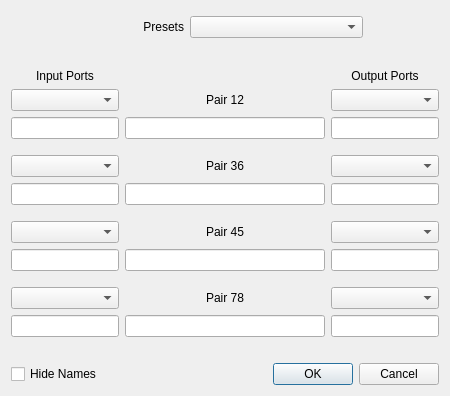
<?xml version="1.0" encoding="UTF-8"?>
<ui version="4.0">
 <class>form</class>
 <widget class="QWidget" name="form">
  <property name="geometry">
   <rect>
    <x>0</x>
    <y>0</y>
    <width>400</width>
    <height>400</height>
   </rect>
  </property>
  <property name="sizePolicy">
   <sizepolicy hsizetype="Fixed" vsizetype="Fixed">
    <horstretch>0</horstretch>
    <verstretch>0</verstretch>
   </sizepolicy>
  </property>
  <property name="minimumSize">
   <size>
    <width>400</width>
    <height>400</height>
   </size>
  </property>
  <property name="maximumSize">
   <size>
    <width>400</width>
    <height>400</height>
   </size>
  </property>
  <property name="baseSize">
   <size>
    <width>400</width>
    <height>400</height>
   </size>
  </property>
  <property name="windowTitle">
   <string>Form</string>
  </property>
  <layout class="QVBoxLayout" name="verticalLayout">
   <property name="sizeConstraint">
    <enum>QLayout::SetFixedSize</enum>
   </property>
   <item>
    <layout class="QHBoxLayout" name="presetHorizontalLayout">
     <item>
      <widget class="QLabel" name="presetsLabel">
       <property name="text">
        <string>Presets</string>
       </property>
       <property name="alignment">
        <set>Qt::AlignRight|Qt::AlignTrailing|Qt::AlignVCenter</set>
       </property>
      </widget>
     </item>
     <item>
      <widget class="QComboBox" name="presetComboBox"/>
     </item>
     <item>
      <widget class="QPushButton" name="presetAddPushButton">
       <property name="sizePolicy">
        <sizepolicy hsizetype="Fixed" vsizetype="Fixed">
         <horstretch>0</horstretch>
         <verstretch>0</verstretch>
        </sizepolicy>
       </property>
       <property name="minimumSize">
        <size>
         <width>32</width>
         <height>32</height>
        </size>
       </property>
       <property name="maximumSize">
        <size>
         <width>32</width>
         <height>32</height>
        </size>
       </property>
       <property name="text">
        <string/>
       </property>
       <property name="icon">
        <iconset resource="../ressources/icons.qrc">
         <normaloff>:/icons/plus-circle.svg</normaloff>:/icons/plus-circle.svg</iconset>
       </property>
       <property name="flat">
        <bool>true</bool>
       </property>
      </widget>
     </item>
     <item>
      <widget class="QPushButton" name="presetRemovePushButton">
       <property name="sizePolicy">
        <sizepolicy hsizetype="Fixed" vsizetype="Fixed">
         <horstretch>0</horstretch>
         <verstretch>0</verstretch>
        </sizepolicy>
       </property>
       <property name="minimumSize">
        <size>
         <width>32</width>
         <height>32</height>
        </size>
       </property>
       <property name="maximumSize">
        <size>
         <width>32</width>
         <height>32</height>
        </size>
       </property>
       <property name="baseSize">
        <size>
         <width>0</width>
         <height>0</height>
        </size>
       </property>
       <property name="text">
        <string/>
       </property>
       <property name="icon">
        <iconset resource="../ressources/icons.qrc">
         <normaloff>:/icons/minus-circle.svg</normaloff>:/icons/minus-circle.svg</iconset>
       </property>
       <property name="flat">
        <bool>true</bool>
       </property>
      </widget>
     </item>
    </layout>
   </item>
   <item>
    <spacer name="verticalSpacer5">
     <property name="orientation">
      <enum>Qt::Vertical</enum>
     </property>
     <property name="sizeType">
      <enum>QSizePolicy::Fixed</enum>
     </property>
     <property name="sizeHint" stdset="0">
      <size>
       <width>20</width>
       <height>20</height>
      </size>
     </property>
    </spacer>
   </item>
   <item>
    <layout class="QGridLayout" name="gridLayout" columnminimumwidth="0,200,0">
     <item row="3" column="1">
      <layout class="QVBoxLayout" name="pair36VerticalLayout">
       <item>
        <widget class="QLabel" name="pair36Label">
         <property name="text">
          <string>Pair 36</string>
         </property>
         <property name="alignment">
          <set>Qt::AlignCenter</set>
         </property>
        </widget>
       </item>
       <item>
        <widget class="QLineEdit" name="pair36NameEdit">
         <property name="alignment">
          <set>Qt::AlignCenter</set>
         </property>
        </widget>
       </item>
      </layout>
     </item>
     <item row="0" column="0">
      <widget class="QLabel" name="inputPortsLabel">
       <property name="text">
        <string>Input Ports</string>
       </property>
       <property name="alignment">
        <set>Qt::AlignCenter</set>
       </property>
      </widget>
     </item>
     <item row="0" column="2">
      <widget class="QLabel" name="outputPortsLabel">
       <property name="text">
        <string>Output Ports</string>
       </property>
       <property name="alignment">
        <set>Qt::AlignCenter</set>
       </property>
      </widget>
     </item>
     <item row="1" column="1">
      <layout class="QVBoxLayout" name="pair12VerticalLayout">
       <item>
        <widget class="QLabel" name="pair12Label">
         <property name="text">
          <string>Pair 12</string>
         </property>
         <property name="alignment">
          <set>Qt::AlignCenter</set>
         </property>
        </widget>
       </item>
       <item>
        <widget class="QLineEdit" name="pair12NameEdit">
         <property name="alignment">
          <set>Qt::AlignCenter</set>
         </property>
        </widget>
       </item>
      </layout>
     </item>
     <item row="7" column="1">
      <layout class="QVBoxLayout" name="pair78VerticalLayout">
       <item>
        <widget class="QLabel" name="pair78Label">
         <property name="text">
          <string>Pair 78</string>
         </property>
         <property name="alignment">
          <set>Qt::AlignCenter</set>
         </property>
        </widget>
       </item>
       <item>
        <widget class="QLineEdit" name="pair78NameEdit">
         <property name="alignment">
          <set>Qt::AlignCenter</set>
         </property>
        </widget>
       </item>
      </layout>
     </item>
     <item row="5" column="1">
      <layout class="QVBoxLayout" name="pair45VerticalLayout">
       <item>
        <widget class="QLabel" name="pair45Label">
         <property name="text">
          <string>Pair 45</string>
         </property>
         <property name="alignment">
          <set>Qt::AlignCenter</set>
         </property>
        </widget>
       </item>
       <item>
        <widget class="QLineEdit" name="pair45NameEdit">
         <property name="alignment">
          <set>Qt::AlignCenter</set>
         </property>
        </widget>
       </item>
      </layout>
     </item>
     <item row="1" column="0">
      <layout class="QVBoxLayout" name="inputPort1VerticalLayout">
       <item>
        <widget class="QComboBox" name="inputPort1ComboBox">
         <property name="sizePolicy">
          <sizepolicy hsizetype="Expanding" vsizetype="Fixed">
           <horstretch>0</horstretch>
           <verstretch>0</verstretch>
          </sizepolicy>
         </property>
        </widget>
       </item>
       <item>
        <widget class="QLineEdit" name="inputPort1LineEdit">
         <property name="alignment">
          <set>Qt::AlignCenter</set>
         </property>
        </widget>
       </item>
      </layout>
     </item>
     <item row="3" column="0">
      <layout class="QVBoxLayout" name="inputPort2VerticalLayout">
       <item>
        <widget class="QComboBox" name="inputPort2ComboBox">
         <property name="sizePolicy">
          <sizepolicy hsizetype="Expanding" vsizetype="Fixed">
           <horstretch>0</horstretch>
           <verstretch>0</verstretch>
          </sizepolicy>
         </property>
        </widget>
       </item>
       <item>
        <widget class="QLineEdit" name="inputPort2LineEdit">
         <property name="alignment">
          <set>Qt::AlignCenter</set>
         </property>
        </widget>
       </item>
      </layout>
     </item>
     <item row="5" column="0">
      <layout class="QVBoxLayout" name="inputPort3VerticalLayout">
       <item>
        <widget class="QComboBox" name="inputPort3ComboBox">
         <property name="sizePolicy">
          <sizepolicy hsizetype="Expanding" vsizetype="Fixed">
           <horstretch>0</horstretch>
           <verstretch>0</verstretch>
          </sizepolicy>
         </property>
        </widget>
       </item>
       <item>
        <widget class="QLineEdit" name="inputPort3LineEdit">
         <property name="alignment">
          <set>Qt::AlignCenter</set>
         </property>
        </widget>
       </item>
      </layout>
     </item>
     <item row="7" column="0">
      <layout class="QVBoxLayout" name="inputPort4VerticalLayout">
       <item>
        <widget class="QComboBox" name="inputPort4ComboBox">
         <property name="sizePolicy">
          <sizepolicy hsizetype="Expanding" vsizetype="Fixed">
           <horstretch>0</horstretch>
           <verstretch>0</verstretch>
          </sizepolicy>
         </property>
        </widget>
       </item>
       <item>
        <widget class="QLineEdit" name="inputPort4LineEdit">
         <property name="alignment">
          <set>Qt::AlignCenter</set>
         </property>
        </widget>
       </item>
      </layout>
     </item>
     <item row="1" column="2">
      <layout class="QVBoxLayout" name="outputPort1VerticalLayout">
       <item>
        <widget class="QComboBox" name="outputPort1ComboBox">
         <property name="sizePolicy">
          <sizepolicy hsizetype="Expanding" vsizetype="Fixed">
           <horstretch>0</horstretch>
           <verstretch>0</verstretch>
          </sizepolicy>
         </property>
        </widget>
       </item>
       <item>
        <widget class="QLineEdit" name="outputPort1LineEdit">
         <property name="alignment">
          <set>Qt::AlignCenter</set>
         </property>
        </widget>
       </item>
      </layout>
     </item>
     <item row="3" column="2">
      <layout class="QVBoxLayout" name="outputPort2VerticalLayout">
       <item>
        <widget class="QComboBox" name="outputPort2ComboBox">
         <property name="sizePolicy">
          <sizepolicy hsizetype="Expanding" vsizetype="Fixed">
           <horstretch>0</horstretch>
           <verstretch>0</verstretch>
          </sizepolicy>
         </property>
        </widget>
       </item>
       <item>
        <widget class="QLineEdit" name="outputPort2LineEdit">
         <property name="alignment">
          <set>Qt::AlignCenter</set>
         </property>
        </widget>
       </item>
      </layout>
     </item>
     <item row="5" column="2">
      <layout class="QVBoxLayout" name="outputPort3VerticalLayout">
       <item>
        <widget class="QComboBox" name="outputPort3ComboBox">
         <property name="sizePolicy">
          <sizepolicy hsizetype="Expanding" vsizetype="Fixed">
           <horstretch>0</horstretch>
           <verstretch>0</verstretch>
          </sizepolicy>
         </property>
        </widget>
       </item>
       <item>
        <widget class="QLineEdit" name="outputPort3LineEdit">
         <property name="alignment">
          <set>Qt::AlignCenter</set>
         </property>
        </widget>
       </item>
      </layout>
     </item>
     <item row="7" column="2">
      <layout class="QVBoxLayout" name="outputPort4VerticalLayout">
       <item>
        <widget class="QComboBox" name="outputPort4ComboBox">
         <property name="sizePolicy">
          <sizepolicy hsizetype="Expanding" vsizetype="Fixed">
           <horstretch>0</horstretch>
           <verstretch>0</verstretch>
          </sizepolicy>
         </property>
        </widget>
       </item>
       <item>
        <widget class="QLineEdit" name="outputPort4LineEdit">
         <property name="alignment">
          <set>Qt::AlignCenter</set>
         </property>
        </widget>
       </item>
      </layout>
     </item>
     <item row="2" column="1">
      <spacer name="verticalSpacer1">
       <property name="orientation">
        <enum>Qt::Vertical</enum>
       </property>
       <property name="sizeType">
        <enum>QSizePolicy::Fixed</enum>
       </property>
       <property name="sizeHint" stdset="0">
        <size>
         <width>20</width>
         <height>10</height>
        </size>
       </property>
      </spacer>
     </item>
     <item row="4" column="1">
      <spacer name="verticalSpacer2">
       <property name="orientation">
        <enum>Qt::Vertical</enum>
       </property>
       <property name="sizeType">
        <enum>QSizePolicy::Fixed</enum>
       </property>
       <property name="sizeHint" stdset="0">
        <size>
         <width>20</width>
         <height>10</height>
        </size>
       </property>
      </spacer>
     </item>
     <item row="6" column="1">
      <spacer name="verticalSpacer3">
       <property name="orientation">
        <enum>Qt::Vertical</enum>
       </property>
       <property name="sizeType">
        <enum>QSizePolicy::Fixed</enum>
       </property>
       <property name="sizeHint" stdset="0">
        <size>
         <width>20</width>
         <height>10</height>
        </size>
       </property>
      </spacer>
     </item>
    </layout>
   </item>
   <item>
    <spacer name="verticalSpacer4">
     <property name="orientation">
      <enum>Qt::Vertical</enum>
     </property>
     <property name="sizeType">
      <enum>QSizePolicy::Fixed</enum>
     </property>
     <property name="sizeHint" stdset="0">
      <size>
       <width>20</width>
       <height>20</height>
      </size>
     </property>
    </spacer>
   </item>
   <item>
    <layout class="QHBoxLayout" name="bottomHorizontalLayout">
     <item>
      <widget class="QCheckBox" name="hideNamesCheckBox">
       <property name="text">
        <string>Hide Names</string>
       </property>
      </widget>
     </item>
     <item>
      <widget class="QDialogButtonBox" name="buttonBox">
       <property name="standardButtons">
        <set>QDialogButtonBox::Cancel|QDialogButtonBox::Ok</set>
       </property>
      </widget>
     </item>
    </layout>
   </item>
  </layout>
 </widget>
 <resources>
  <include location="../ressources/icons.qrc"/>
 </resources>
 <connections/>
</ui>
